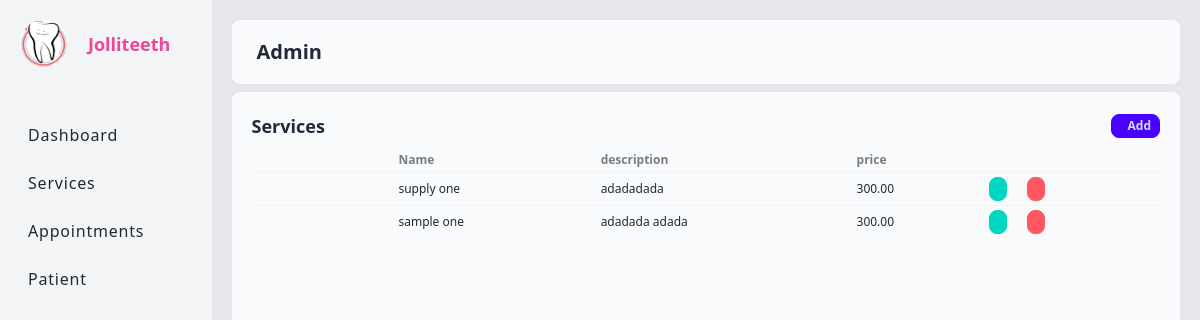
Screenshot of /service/index/ (signed in) with the database file from the repository.
### dental/models.py (models this page shows, shortened)
class Service(models.Model):
    image = models.FileField(upload_to="services", null=True)
    name = models.CharField(max_length=55, null=True)
    description = models.TextField(max_length=255, null=True)
    price = models.DecimalField(max_digits=20, decimal_places=2, null=True)
    created_at = models.DateTimeField(auto_now_add=True)
    updated_at = models.DateTimeField(auto_now=True)

### dental/views.py (the view)
# urls.py: path('index/', views.service_list, name="service_index"),
@login_required(login_url="login")
def service_list(request):
    services = Service.objects.all()
    context = {
        'services' : services
    }
    return render(request, 'pages/services/index.html', context)

### dental/templates/pages/services/index.html (shortened to what this page needs)
{% extends 'components/layout/auth.html' %}
{% block sub_content %}
<div class="flex flex-col gap-2 p-5 bg-gray-50 rounded-lg h-full w-full">
    <div class="flex justify-between items-center">
        <h1 class="text-lg font-bold">Services</h1>
        <a href="{% url 'service_create' %}" class="capitalize flex items-center btn btn-primary btn-xs">
            add
        </a>
    </div>
    <table class="table table-xs">
        <thead>
            <tr>
                <th></th>
                <th>Name</th>
                <th>description</th>
                <th>price</th>
            </tr>
        </thead>
        <tbody>
            {% for service in services %}
            <tr>
                <th>
                </th>
                <td>{{service.name}}</td>
                <td>{{service.description}}</td>
                <td>{{service.price}}</td>
                <td>
                    <div class="flex items-center space-x-5">
                        <a href="{% url 'service_show' service.id %}" class="btn btn-xs btn-accent"></a>
                        <a href="{% url 'service_delete' service.id %}" class="btn btn-xs btn-error"></a>
                    </div>
                </td>
            </tr>
            {% endfor %}
    </table>
</div>
{% endblock sub_content %}

### dental/templates/components/admin/navbar.html (shortened to what this page needs)
<div class="navbar bg-gray-50 rounded-lg w-full">
    <div class="flex-1 capitalize">
      <a class="btn btn-ghost text-xl">{{user.username}}</a>
    </div>
    <div class="flex-none">
      <a href="{% url 'logout' %}">
        <button class="btn btn-square btn-ghost">
        </button>
      </a>
    </div>
  </div>

### rows the page displays
Service: name "supply one", description "adadadada", price "300.00"
Service: name "sample one", description "adadada adada", price "300.00"

### other values shown
{{ user.username }} "Admin"
